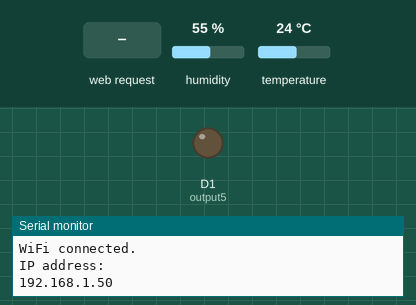
The sketch below on a simulated ESP8266 (NodeMCU). Shown: output pins drawn as LEDs (lit = HIGH), the last lines printed to the serial monitor. Inputs (shaded band) come from the test bench; at power-on: humidity 55 %, temperature 24 °C. WiFi joins after 1.5 s; servers stay silent unless stated.

Above: at 2.7 s.
2.8 s: HTTP request GET /5/on received
At 3.8 s:
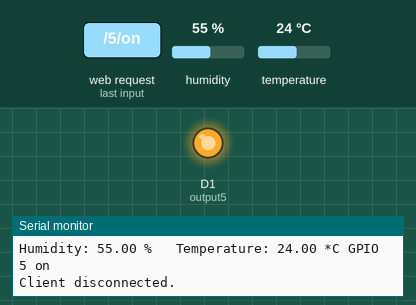
4.3 s: HTTP request GET /5/off received
At 5.3 s:
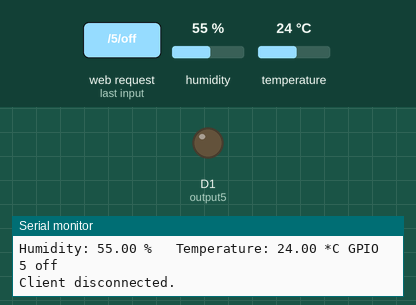
Timing chart, 0 to 7.3 s (numbered marks = the images above; inputs shaded):
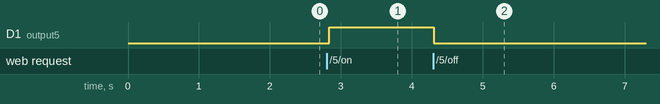

The sketch:

Esp_DHT11_Web.ino
```cpp
/*
Rafael Rodrigues
Please connect to
"ESPTempController",
"superpass"
*/


#include <FS.h>
#include <ESP8266WiFi.h>
#include "DHT.h"
#include <DNSServer.h>            //Local DNS Server used for redirecting all requests to the configuration portal
#include <ESP8266WebServer.h>     //Local WebServer used to serve the configuration portal
#include <WiFiManager.h>


#define DHTTYPE DHT11   // DHT 11

// Set web server port number to 80
WiFiServer server(80);

// DHT Sensor
const int DHTPin = 4;
// Initialize DHT sensor.
DHT dht(DHTPin, DHTTYPE);
static char celsiusTemp[7];
static char humidityTemp[7];
// Variable to store the HTTP request
String header;

// Auxiliar variables to store the current output state
String output5State = "off";


// Assign output variables to GPIO pins
const int output5 = 5;

void setup() {
  Serial.begin(115200);

  WiFiManager wifiManager;

  // reset all config
  wifiManager.resetSettings();

/*
 *   If you want to use a static ip
  IPAddress _ip = IPAddress(192, 168, 1, 9);
  IPAddress _gw = IPAddress(192, 168, 1, 1);
  IPAddress _sn = IPAddress(255, 255, 255, 0);
  wifiManager.setSTAStaticIPConfig(_ip, _gw, _sn);
*/
  wifiManager.autoConnect("ESPTempController", "superpass");
  // Initialize the output variables as outputs
  pinMode(output5, OUTPUT);
  dht.begin();
  // Set outputs to LOW
  digitalWrite(output5, LOW);


  // Connect to Wi-Fi network with SSID and password not used
  //Serial.print("Connecting to ");
  //Serial.println(ssid);
  //WiFi.begin(ssid, password);

  while (WiFi.status() != WL_CONNECTED) {
    delay(500);
    Serial.print(".");
  }
  // Print local IP address and start web server
  Serial.println("");
  Serial.println("WiFi connected.");
  Serial.println("IP address: ");
  Serial.println(WiFi.localIP());
  server.begin();
}

float Ta = 0;
float Tmax = 0;
float Tmin = 0;
float Tp = 0;
boolean bol = true;
void loop() {

  WiFiClient client = server.available();   // Listen for incoming clients

  if (client) {                             // If a new client connects,
    Serial.println("New Client.");          // print a message out in the serial port
    String currentLine = "";                // make a String to hold incoming data from the client
    while (client.connected()) {            // loop while the client's connected
      if (client.available()) {             // if there's bytes to read from the client,
        char c = client.read();             // read a byte, then
        Serial.write(c);                    // print it out the serial monitor
        header += c;
        if (c == '\n') {                    // if the byte is a newline character
          // if the current line is blank, you got two newline characters in a row.

          // Sensor readings may also be up to 2 seconds 'old' (its a very slow sensor)
          float h = dht.readHumidity();
          // Read temperature as Celsius (the default)
          float t = dht.readTemperature();
          // Read temperature as Fahrenheit (isFahrenheit = true)
          float f = dht.readTemperature(true);
          // Check if any reads failed and exit early (to try again).
          if (isnan(h) || isnan(t) || isnan(f)) {
            Serial.println("Failed to read from DHT sensor!");
            strcpy(celsiusTemp, "Failed");
            strcpy(humidityTemp, "Failed");
          }
          else {
            // Computes temperature values in Celsius and Humidity
            float hic = dht.computeHeatIndex(t, h, false);
            dtostrf(hic, 6, 2, celsiusTemp);

            float t1 = dht.computeHeatIndex(t, h, false);
            //heater controll
            /*
               actual reading previous reading +1
               digital digitalWrite(output5, LOW);
               actual reading previous reading -1
               digital digitalWrite(output5, HIGH);
            */
            if (bol) {
              Tmax = t1;
              Tmin = t1;
              bol = false;
            }

            if (t1 > Tmax) {
              Tmax = t1;
              Serial.println(" Max-------------------------- ");
            } else if (t1 < Tmin) {
              Tmin = t1;
              Serial.println(" Min--------------------------");
            }

            if (t1 < Tmax - 1) {
              digitalWrite(output5, HIGH);
              Serial.print(" Aquecedor liga ");
            } else if (t1 > Tmin + 1) {
              digitalWrite(output5, LOW);
              Serial.print(" Aquecedor desligar ");
            }


            float hif = dht.computeHeatIndex(f, h);
            dtostrf(h, 6, 2, humidityTemp);
            // You can delete the following Serial.print's, it's just for debugging purposes
             Serial.print("Humidity: ");
              Serial.print(h);
              Serial.print(" %\t Temperature: ");
              Serial.print(t);
              Serial.print(" *C ");
             /* Serial.print(f);
              Serial.print(" *F\t Heat index: ");
              Serial.print(hic);
              Serial.print(" *C ");
              Serial.print(hif);
              Serial.print(" *F");
              Serial.print("Humidity: ");
              Serial.print(h);
              Serial.print(" %\t Temperature: ");
              Serial.print(t);
              Serial.print(" *C ");
              Serial.print(f);
              Serial.print(" *F\t Heat index: ");
              Serial.print(hic);
              Serial.print(" *C ");
              Serial.print(hif);
              Serial.println(" *F");*/
          }
          // that's the end of the client HTTP request, so send a response:
          if (currentLine.length() == 0) {
            // HTTP headers always start with a response code (e.g. HTTP/1.1 200 OK)
            // and a content-type so the client knows what's coming, then a blank line:
            client.println("HTTP/1.1 200 OK");
            client.println("Content-type:text/html");
            client.println("Connection: close");
            //Auto refresh
            client.println("Refresh: 5");
            client.println();

            // turns the GPIOs on and off
            if (header.indexOf("GET /5/on") >= 0) {
              Serial.println("GPIO 5 on");
              output5State = "on";
              digitalWrite(output5, HIGH);
            } else if (header.indexOf("GET /5/off") >= 0) {
              Serial.println("GPIO 5 off");
              output5State = "off";
              digitalWrite(output5, LOW);
            }
            // Display the HTML web page
            client.println("<!DOCTYPE html><html>");
            client.println("<head><meta name=\"viewport\" content=\"width=device-width, initial-scale=1\">");
            client.println("<link rel=\"icon\" href=\"data:,\">");
            // CSS to style the on/off buttons
            // Feel free to change the background-color and font-size attributes to fit your preferences
            client.println("<style>html { font-family: Helvetica; display: inline-block; margin: 0px auto; text-align: center;}");
            client.println(".button { background-color: #4BB543; border: none; color: white; padding: 16px 40px;");//on green
            client.println("text-decoration: none; font-size: 30px; margin: 2px; cursor: pointer;}");
            client.println(".button2 {background-color: #CC0000;}</style></head>");//of red

            // Web Page Heading
            client.println("<body><h1>ESP Temp Controller</h1>");

            // Display current state, and ON/OFF buttons for GPIO 5
            client.println("<p>Heater (Pin D1)   - State " + output5State + "</p>");
            // If the output5State is off, it displays the ON button
            if (output5State == "off") {
              client.println("<p><a href=\"/5/on\"><button class=\"button\">ON</button></a></p>");
            } else {
              client.println("<p><a href=\"/5/off\"><button class=\"button button2\">OFF</button></a></p>");
            }

            /*client.println("<h3>Temperature in Celsius: ");
            client.println(celsiusTemp);
            client.println("*C</h3><h3>Humidity: ");
            client.println(humidityTemp);
            client.println("%</h3><h3>");*/
            client.println("</body></html>");

            // The HTTP response ends with another blank line
            client.println();
            // Break out of the while loop
            break;
          } else { // if you got a newline, then clear currentLine
            currentLine = "";
          }
        } else if (c != '\r') {  // if you got anything else but a carriage return character,
          currentLine += c;      // add it to the end of the currentLine
        }
      }
    }
    // Clear the header variable
    header = "";
    // Close the connection
    client.stop();
    Serial.println("Client disconnected.");
    Serial.println("");
  }
}
```

Measured:
- after the input at 2.8 s, D1 (output5): LOW → HIGH at once
- after the input at 4.3 s, D1 (output5): HIGH → LOW at once
